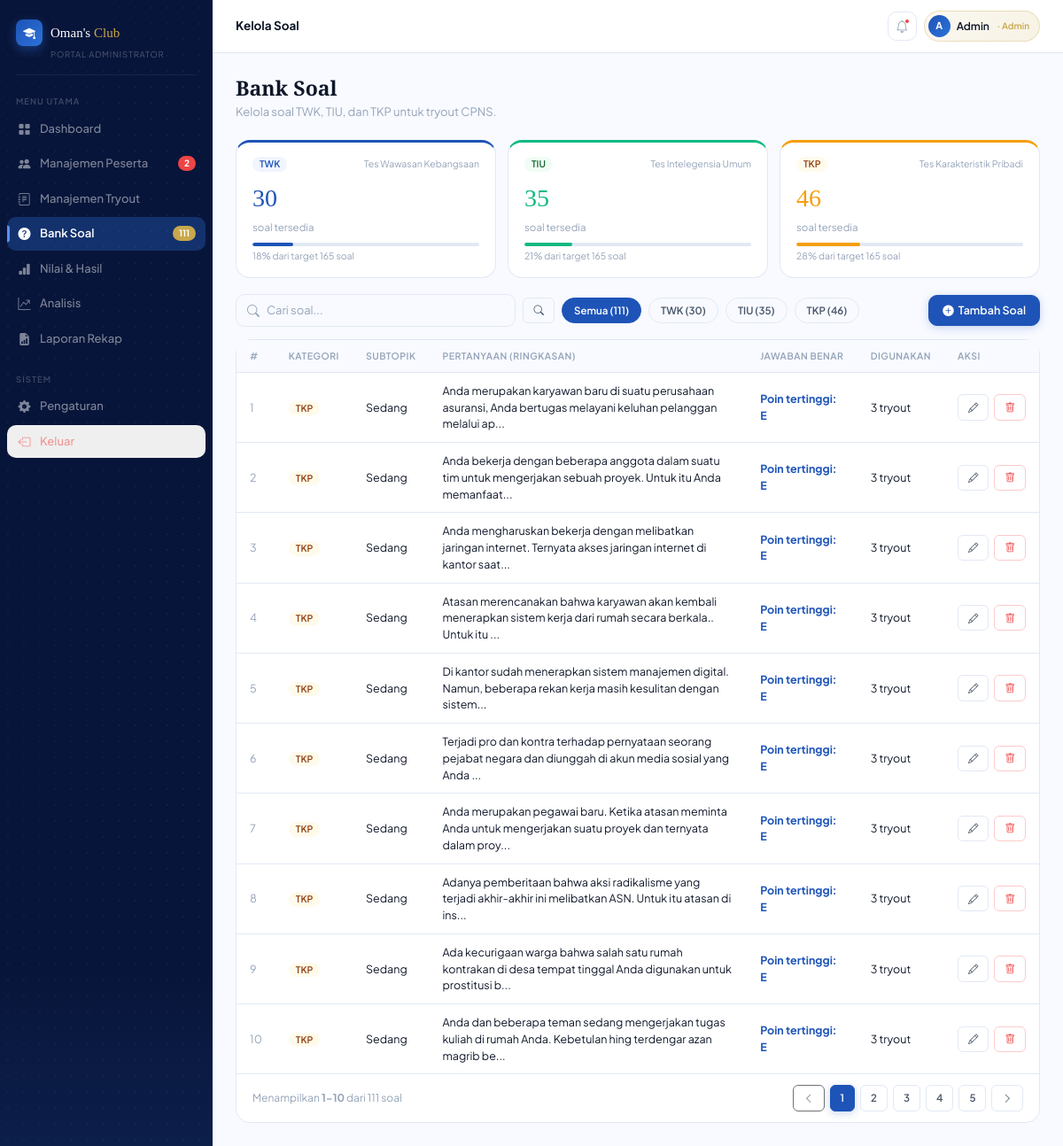
The app's page /Admin/kelola-soal (signed in) with its own data.
### tables this page shows
CREATE TABLE IF NOT EXISTS `soal` (
  `id_soal` int unsigned NOT NULL AUTO_INCREMENT,
  `id_kategori` int unsigned NOT NULL,
  `pertanyaan` text NOT NULL,
  `gambar` varchar(255) DEFAULT NULL COMMENT 'Path gambar soal jika ada',
  `tingkat_kesulitan` enum('mudah','sedang','sulit') NOT NULL DEFAULT 'sedang',
  `status` enum('aktif','nonaktif','draft') NOT NULL DEFAULT 'aktif',
  `dibuat_oleh` int unsigned DEFAULT NULL COMMENT 'FK ke user (admin)',
  `created_at` datetime NOT NULL DEFAULT CURRENT_TIMESTAMP,
  `updated_at` datetime NOT NULL DEFAULT CURRENT_TIMESTAMP ON UPDATE CURRENT_TIMESTAMP,
  PRIMARY KEY (`id_soal`),
  KEY `fk_soal_user` (`dibuat_oleh`),
  KEY `idx_kategori` (`id_kategori`),
  KEY `idx_status` (`status`),
  CONSTRAINT `fk_soal_kategori` FOREIGN KEY (`id_kategori`) REFERENCES `kategori` (`id_kategori`) ON DELETE RESTRICT ON UPDATE CASCADE,
  CONSTRAINT `fk_soal_user` FOREIGN KEY (`dibuat_oleh`) REFERENCES `user` (`id_user`) ON DELETE SET NULL ON UPDATE CASCADE
);

CREATE TABLE IF NOT EXISTS `kategori` (
  `id_kategori` int unsigned NOT NULL AUTO_INCREMENT,
  `kode` enum('TWK','TIU','TKP') NOT NULL,
  `nama_kategori` varchar(100) NOT NULL,
  `jumlah_soal` tinyint unsigned NOT NULL DEFAULT '0' COMMENT 'Jumlah soal standar: TWK=30, TIU=35, TKP=45',
  `nilai_min` smallint unsigned NOT NULL DEFAULT '0' COMMENT 'Passing grade: TWK=65, TIU=80, TKP=166',
  `nilai_maks` smallint unsigned NOT NULL DEFAULT '0' COMMENT 'Nilai maks: TWK=150, TIU=175, TKP=225',
  `tipe_penilaian` enum('binary','gradual') NOT NULL COMMENT 'binary=TWK/TIU (benar/salah), gradual=TKP (poin per opsi)',
  `deskripsi` text,
  `created_at` datetime NOT NULL DEFAULT CURRENT_TIMESTAMP,
  PRIMARY KEY (`id_kategori`),
  UNIQUE KEY `uq_kode` (`kode`)
);

### app/Kontrol/Admin/AdminPage.php (called while the page is built, shortened)
<?php
function AKelolaSoal(){
    include BASE_PATH . "/app/Tampilan/Layout/Admin-layout.php";
}
?>

### app/Pusat/routing.php (called while the page is built, shortened)
<?php
$routes = [];
function request($uri, $method) {
    global $routes;
    $uri = parse_url($uri, PHP_URL_PATH);
    $method = strtoupper($_POST['_method'] ?? $method);
    $callback = $routes[$method][$uri] ?? null;
    call_user_func($callback);
}
?>

### public/index.php (called while the page is built, shortened)
<?php
require BASE_PATH . '/app/Pusat/db.php';
require BASE_PATH . '/app/Pusat/routing.php';
request($_SERVER['REQUEST_URI'], $_SERVER['REQUEST_METHOD']);
?>

### app/Pusat/db.php (called while the page is built, shortened)
<?php
class DatabasePool
{
    private static array $connections = [];
    private static ?array $env = null;
    public static function connection(string $name = 'default'): PDO
    {
        if (isset(self::$connections[$name])) {
            return self::$connections[$name];
        }
        $config = self::config();
        $dsn = sprintf(
            'mysql:host=%s;port=%s;dbname=%s;charset=%s',
            $config['host'],
            $config['port'],
            $config['database'],
            $config['charset']
        );
        self::$connections[$name] = new PDO($dsn, $config['username'], $config['password'], [
            PDO::ATTR_ERRMODE => PDO::ERRMODE_EXCEPTION,
            PDO::ATTR_DEFAULT_FETCH_MODE => PDO::FETCH_ASSOC,
            PDO::ATTR_EMULATE_PREPARES => false,
            PDO::ATTR_PERSISTENT => true,
            PDO::MYSQL_ATTR_INIT_COMMAND => "SET NAMES {$config['charset']} COLLATE utf8mb4_unicode_ci",
        ]);
        return self::$connections[$name];
    }
    public static function query(string $sql, array $params = []): PDOStatement
    {
        $statement = self::connection()->prepare($sql);
        $statement->execute($params);
        return $statement;
    }
    public static function fetch(string $sql, array $params = []): ?array
    {
        $row = self::query($sql, $params)->fetch();
        return $row === false ? null : $row;
    }
    public static function fetchAll(string $sql, array $params = []): array
    {
        return self::query($sql, $params)->fetchAll();
    }
    public static function config(): array
    {
        $env = self::env();
        return [
            'host' => $env['DB_HOST'] ?? '127.0.0.1',
            'port' => $env['DB_PORT'] ?? '3306',
            'database' => $env['DB_DATABASE'] ?? 'db_tryout_cpns',
            'username' => $env['DB_USERNAME'] ?? 'root',
            'password' => $env['DB_PASSWORD'] ?? '',
            'charset' => $env['DB_CHARSET'] ?? 'utf8mb4',
        ];
    }
    private static function env(): array
    {
        self::$env = [];
        $path = defined('BASE_PATH') ? BASE_PATH . '/.env' : dirname(__DIR__, 2) . '/.env';
        foreach (file($path, FILE_IGNORE_NEW_LINES | FILE_SKIP_EMPTY_LINES) as $line) {
            $line = trim($line);
            if ($line === '' || str_starts_with($line, '#') || !str_contains($line, '=')) {
                continue;
            }
            [$key, $value] = explode('=', $line, 2);
            $key = trim($key);
            $value = trim($value);
            $value = trim($value, "\"'");
            self::$env[$key] = $value;
        }
        return self::$env;
    }
}
function db_fetch(string $sql, array $params = []): ?array
{
    return DatabasePool::fetch($sql, $params);
}
function db_fetch_all(string $sql, array $params = []): array
{
    return DatabasePool::fetchAll($sql, $params);
}
?>

### app/Tampilan/Halaman/Admin/kelola-soal-admin.php (the view, shortened to what this page needs)
<?php
$categoryStats = [
  'TWK' => ['label' => 'Tes Wawasan Kebangsaan', 'color' => 'var(--blue-main)', 'count' => 0, 'target' => 165],
  'TIU' => ['label' => 'Tes Intelegensia Umum', 'color' => 'var(--emerald)', 'count' => 0, 'target' => 165],
  'TKP' => ['label' => 'Tes Karakteristik Pribadi', 'color' => 'var(--amber)', 'count' => 0, 'target' => 165],
];
$questions = [];
$perPage = 10;
$activeFilter = strtoupper(trim($_GET['kategori'] ?? 'all'));
$activeFilter = isset($categoryStats[$activeFilter]) ? $activeFilter : 'all';
$searchKeyword = trim($_GET['q'] ?? '');
$currentPage = max(1, (int) ($_GET['page'] ?? 1));
$totalFilteredQuestions = 0;
$totalPages = 1;
$offset = 0;
$soalUrl = function (array $params = []) use ($activeFilter, $searchKeyword) {
  $query = array_merge([
    'kategori' => $activeFilter !== 'all' ? $activeFilter : null,
    'q' => $searchKeyword !== '' ? $searchKeyword : null,
  ], $params);
  $query = array_filter($query, function ($value) {
    return $value !== null && $value !== '' && $value !== 'all';
  });
  return BASE_URL . '/Admin/kelola-soal' . ($query ? '?' . http_build_query($query) : '');
};
try {
  foreach (db_fetch_all("
    SELECT k.kode, COUNT(s.id_soal) AS total
    FROM kategori k
    LEFT JOIN soal s ON s.id_kategori = k.id_kategori
    GROUP BY k.kode
  ") as $row) {
    if (isset($categoryStats[$row['kode']])) {
      $categoryStats[$row['kode']]['count'] = (int) $row['total'];
    }
  }
  $whereParts = [];
  $params = [];
  $whereSql = $whereParts ? 'WHERE ' . implode(' AND ', $whereParts) : '';
  $countRow = db_fetch("
    SELECT COUNT(*) AS total
    FROM soal s
    JOIN kategori k ON k.id_kategori = s.id_kategori
    {$whereSql}
  ", $params);
  $totalFilteredQuestions = (int) ($countRow['total'] ?? 0);
  $totalPages = max(1, (int) ceil($totalFilteredQuestions / $perPage));
  $currentPage = min($currentPage, $totalPages);
  $offset = ($currentPage - 1) * $perPage;
  $questions = db_fetch_all("
    SELECT
      s.id_soal,
      s.pertanyaan,
      s.gambar,
      s.tingkat_kesulitan,
      s.status,
      k.kode AS kategori,
      k.nama_kategori,
      COALESCE(COUNT(DISTINCT ts.id), 0) AS digunakan,
      MAX(CASE WHEN oj.is_kunci = 1 THEN oj.kode_opsi ELSE NULL END) AS jawaban_benar,
      MAX(CASE WHEN oj.poin = (
        SELECT MAX(oj2.poin) FROM opsi_jawaban oj2 WHERE oj2.id_soal = s.id_soal
      ) THEN oj.kode_opsi ELSE NULL END) AS opsi_poin_tertinggi
    FROM soal s
    JOIN kategori k ON k.id_kategori = s.id_kategori
    LEFT JOIN opsi_jawaban oj ON oj.id_soal = s.id_soal
    LEFT JOIN tryout_soal ts ON ts.id_soal = s.id_soal
    {$whereSql}
    GROUP BY s.id_soal, s.pertanyaan, s.gambar, s.tingkat_kesulitan, s.status, k.kode, k.nama_kategori
    ORDER BY s.created_at DESC, s.id_soal DESC
    LIMIT {$perPage} OFFSET {$offset}
  ", $params);
} catch (Throwable $e) {
  $flash = [
    'type' => 'error',
    'message' => 'Data bank soal belum bisa dibaca: ' . $e->getMessage(),
  ];
}
$totalQuestions = array_sum(array_column($categoryStats, 'count'));
$startNumber = $totalFilteredQuestions ? $offset + 1 : 0;
$endNumber = min($offset + count($questions), $totalFilteredQuestions);
$pageStart = max(1, $currentPage - 2);
$pageEnd = min($totalPages, $currentPage + 2);
if ($pageEnd - $pageStart < 4) {
  $pageStart = max(1, $pageEnd - 4);
  $pageEnd = min($totalPages, $pageStart + 4);
}
?>
 <div class="page active" id="pg-soal">
    <div class="page-body">
      <div class="page-heading anim">
        <h2>Bank Soal</h2>
        <p>Kelola soal TWK, TIU, dan TKP untuk tryout CPNS.</p>
      </div>
      <div style="display:grid;grid-template-columns:repeat(3,1fr);gap:13px;margin-bottom:18px;" class="anim anim-d1">
        <?php foreach ($categoryStats as $kode => $stat): ?>
          <?php $percent = min(100, round(($stat['count'] / max($stat['target'], 1)) * 100)); ?>
          <div class="card" style="padding:16px 18px;border-top:3px solid <?= $stat['color'] ?>;">
            <div style="display:flex;align-items:center;justify-content:space-between;margin-bottom:9px;">
              <span class="badge badge-<?= strtolower($kode) ?>"><?= $kode ?></span>
              <span style="font-size:10.5px;color:var(--ash);"><?= htmlspecialchars($stat['label']) ?></span>
            </div>
            <div style="font-family:'Playfair Display',serif;font-size:28px;color:<?= $stat['color'] ?>;margin-bottom:3px;"><?= $stat['count'] ?></div>
            <div style="font-size:11.5px;color:var(--ash);">soal tersedia</div>
            <div style="margin-top:9px;"><div class="progress-bar"><div class="progress-fill" style="width:<?= $percent ?>%;background:<?= $stat['color'] ?>;"></div></div><div style="font-size:10.5px;color:var(--ash);margin-top:3px;"><?= $percent ?>% dari target <?= $stat['target'] ?> soal</div></div>
          </div>
        <?php endforeach; ?>
      </div>
      <div style="display:flex;align-items:center;justify-content:space-between;gap:12px;flex-wrap:wrap;margin-bottom:14px;" class="anim anim-d2">
        <div style="display:flex;align-items:center;gap:8px;flex:1;flex-wrap:wrap;">
          <form method="get" action="<?= BASE_URL ?>/Admin/kelola-soal" style="display:flex;gap:8px;align-items:center;max-width:360px;flex:1;">
            <div class="search-bar" style="width:100%;">
              <i class="bi bi-search"></i>
              <input type="text" placeholder="Cari soal..." id="srch-soal" name="q" value="<?= htmlspecialchars($searchKeyword) ?>"/>
            </div>
            <button class="btn btn-ghost btn-sm" type="submit"><i class="bi bi-search"></i></button>
          </form>
          <div class="filter-bar" style="margin-bottom:0;">
            <a class="filter-btn <?= $activeFilter === 'all' ? 'active' : '' ?>" href="<?= $soalUrl(['kategori' => null, 'page' => null]) ?>">Semua (<?= $totalQuestions ?>)</a>
            <?php foreach ($categoryStats as $kode => $stat): ?>
              <a class="filter-btn <?= $activeFilter === $kode ? 'active' : '' ?>" href="<?= $soalUrl(['kategori' => $kode, 'page' => null]) ?>"><?= $kode ?> (<?= $stat['count'] ?>)</a>
            <?php endforeach; ?>
          </div>
        </div>
        <a class="btn btn-primary" href="<?= BASE_URL ?>/Admin/tambah-soal">
          <i class="bi bi-plus-circle-fill"></i> Tambah Soal
        </a>
      </div>
      <div class="card anim anim-d3">
        <div style="overflow-x:auto;">
          <table class="data-table">
            <thead>
              <tr>
                <th>#</th>
                <th>Kategori</th>
                <th>Subtopik</th>
                <th>Pertanyaan (Ringkasan)</th>
                <th>Jawaban Benar</th>
                <th>Digunakan</th>
                <th>Aksi</th>
              </tr>
            </thead>
            <tbody id="tbody-soal">
              <?php foreach ($questions as $index => $question): ?>
                <?php
                  $kategori = $question['kategori'];
                  $jawaban = $kategori === 'TKP'
                    ? 'Poin tertinggi: ' . ($question['opsi_poin_tertinggi'] ?? '-')
                    : ($question['jawaban_benar'] ?? '-');
                  $ringkasan = trim((string) $question['pertanyaan']);
                  $ringkasan = $ringkasan !== '' ? $ringkasan : '[Soal bergambar]';
                  $ringkasan = mb_strlen($ringkasan) > 110
                    ? mb_substr($ringkasan, 0, 110) . '...'
                    : $ringkasan;
                ?>
                <tr>
                  <td style="color:var(--ash);"><?= $startNumber + $index ?></td>
                  <td><span class="badge badge-<?= strtolower($kategori) ?>"><?= htmlspecialchars($kategori) ?></span></td>
                  <td><?= htmlspecialchars(ucfirst($question['tingkat_kesulitan'])) ?></td>
                  <td style="min-width:300px;">
                    <?= htmlspecialchars($ringkasan) ?>
                  </td>
                  <td style="font-weight:700;color:var(--blue-main);"><?= htmlspecialchars($jawaban) ?></td>
                  <td><?= (int) $question['digunakan'] ?> tryout</td>
                  <td>
                    <div style="display:inline-flex;gap:6px;align-items:center;">
                      <a class="btn btn-ghost btn-sm" href="<?= BASE_URL ?>/Admin/edit-soal?id=<?= (int) $question['id_soal'] ?>" title="Edit soal"><i class="bi bi-pencil"></i></a>
                      <form method="post" action="<?= BASE_URL ?>/Admin/soal" onsubmit="return confirm('Hapus soal ini? Opsi jawaban ikut terhapus.');" style="display:inline-flex;">
                        <button class="btn btn-danger btn-sm" type="submit" title="Hapus soal"><i class="bi bi-trash"></i></button>
                      </form>
                    </div>
                  </td>
                </tr>
              <?php endforeach; ?>
            </tbody>
          </table>
        </div>
        <div style="padding:12px 18px;border-top:1px solid var(--smoke);display:flex;align-items:center;justify-content:space-between;">
          <div style="font-size:12px;color:var(--ash);">Menampilkan <strong><?= $startNumber ?>-<?= $endNumber ?></strong> dari <?= $totalFilteredQuestions ?> soal</div>
          <div style="display:flex;gap:6px;">
            <?php if ($currentPage > 1): ?>
              <a class="btn btn-ghost btn-sm" href="<?= $soalUrl(['page' => $currentPage - 1]) ?>"><i class="bi bi-chevron-left"></i></a>
            <?php else: ?>
              <button class="btn btn-ghost btn-sm" type="button" disabled><i class="bi bi-chevron-left"></i></button>
            <?php endif; ?>
            <?php for ($page = $pageStart; $page <= $pageEnd; $page++): ?>
              <a class="btn <?= $page === $currentPage ? 'btn-primary' : 'btn-ghost' ?> btn-sm" href="<?= $soalUrl(['page' => $page]) ?>"><?= $page ?></a>
            <?php endfor; ?>
            <?php if ($currentPage < $totalPages): ?>
              <a class="btn btn-ghost btn-sm" href="<?= $soalUrl(['page' => $currentPage + 1]) ?>"><i class="bi bi-chevron-right"></i></a>
            <?php else: ?>
              <button class="btn btn-ghost btn-sm" type="button" disabled><i class="bi bi-chevron-right"></i></button>
            <?php endif; ?>
          </div>
        </div>
      </div>
    </div>
  </div>

### records on screen
soal: index "1", id_kategori.kode "TKP", tingkat_kesulitan "Sedang", pertanyaan "Anda merupakan karyawan baru di suatu perusahaan asuransi, Anda bertugas melayani keluhan pelanggan melalui ap...", jawaban "Poin tertinggi: E", digunakan "3"
soal: index "2", id_kategori.kode "TKP", tingkat_kesulitan "Sedang", pertanyaan "Anda bekerja dengan beberapa anggota dalam suatu tim untuk mengerjakan sebuah proyek. Untuk itu Anda memanfaat...", jawaban "Poin tertinggi: E", digunakan "3"
soal: index "3", id_kategori.kode "TKP", tingkat_kesulitan "Sedang", pertanyaan "Anda mengharuskan bekerja dengan melibatkan jaringan internet. Ternyata akses jaringan internet di kantor saat...", jawaban "Poin tertinggi: E", digunakan "3"
soal: index "4", id_kategori.kode "TKP", tingkat_kesulitan "Sedang", pertanyaan "Atasan merencanakan bahwa karyawan akan kembali menerapkan sistem kerja dari rumah secara berkala.. Untuk itu ...", jawaban "Poin tertinggi: E", digunakan "3"
soal: index "5", id_kategori.kode "TKP", tingkat_kesulitan "Sedang", pertanyaan "Di kantor sudah menerapkan sistem manajemen digital. Namun, beberapa rekan kerja masih kesulitan dengan sistem...", jawaban "Poin tertinggi: E", digunakan "3"
soal: index "6", id_kategori.kode "TKP", tingkat_kesulitan "Sedang", pertanyaan "Terjadi pro dan kontra terhadap pernyataan seorang pejabat negara dan diunggah di akun media sosial yang Anda ...", jawaban "Poin tertinggi: E", digunakan "3"
soal: index "7", id_kategori.kode "TKP", tingkat_kesulitan "Sedang", pertanyaan "Anda merupakan pegawai baru. Ketika atasan meminta Anda untuk mengerjakan suatu proyek dan ternyata dalam proy...", jawaban "Poin tertinggi: E", digunakan "3"
soal: index "8", id_kategori.kode "TKP", tingkat_kesulitan "Sedang", pertanyaan "Adanya pemberitaan bahwa aksi radikalisme yang terjadi akhir-akhir ini melibatkan ASN. Untuk itu atasan di ins...", jawaban "Poin tertinggi: E", digunakan "3"
soal: index "9", id_kategori.kode "TKP", tingkat_kesulitan "Sedang", pertanyaan "Ada kecurigaan warga bahwa salah satu rumah kontrakan di desa tempat tinggal Anda digunakan untuk prostitusi b...", jawaban "Poin tertinggi: E", digunakan "3"
soal: index "10", id_kategori.kode "TKP", tingkat_kesulitan "Sedang", pertanyaan "Anda dan beberapa teman sedang mengerjakan tugas kuliah di rumah Anda. Kebetulan hing terdengar azan magrib be...", jawaban "Poin tertinggi: E", digunakan "3"

### other values on screen
$item['label'] "Dashboard"
$item['label'] "Manajemen Peserta"
$item['badge'] "2"
$item['label'] "Manajemen Tryout"
$item['label'] "Bank Soal"
$item['badge'] "111"
$item['label'] "Nilai & Hasil"
$item['label'] "Analisis"
$item['label'] "Laporan Rekap"
$item['label'] "Pengaturan"
$topbarTitle "Kelola Soal"
$kode "TWK"
$stat['label'] "Tes Wawasan Kebangsaan"
$stat['count'] "30"
$percent "18"
